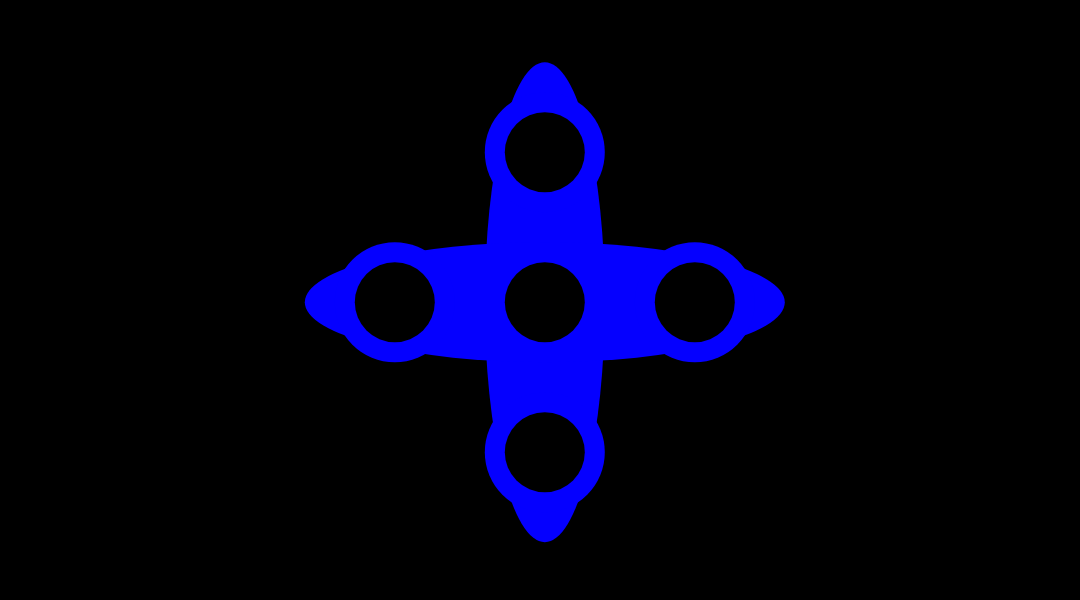
Frame 1 (no input)
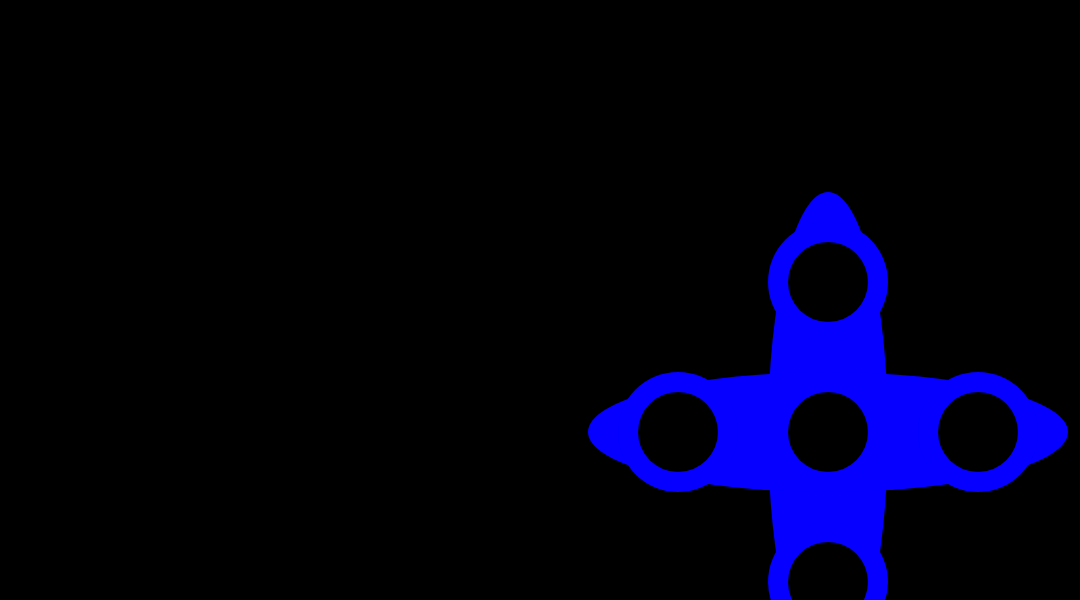
Frame 60 (no input)
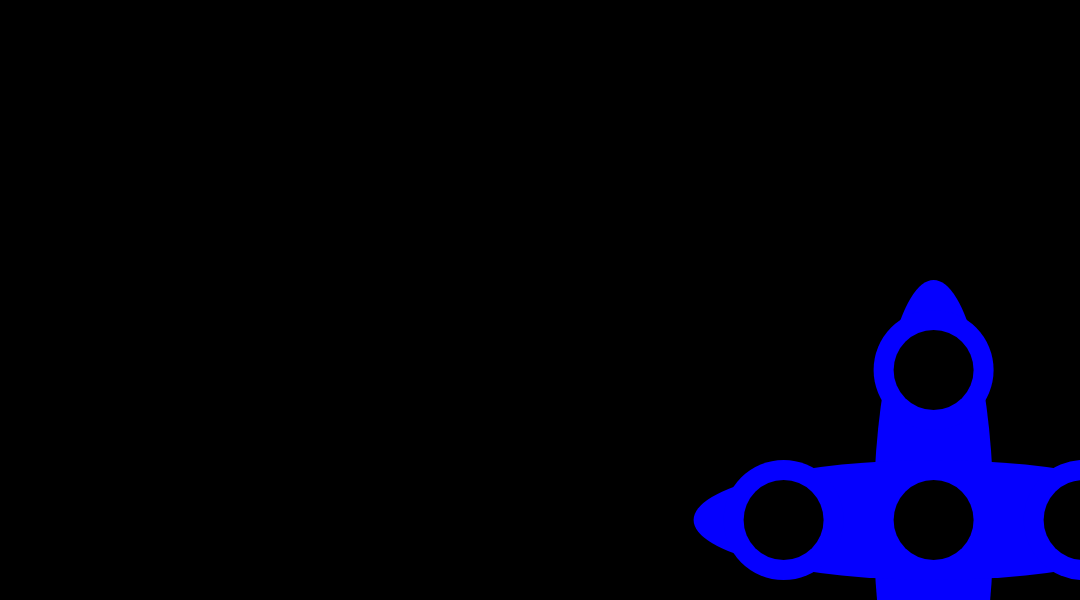
Frame 120 (the mouse pressed at the canvas centre since frame 60)

The p5.js sketch that drew these frames (run headless with seeded random() and noise() and a simulated clock; from frame 60 on, the mouse is pressed at the canvas centre):

// p5.js sketch
// ── sketch.js
var rad = 60; // Width of the shape
var xpos, ypos; // Starting position of shape

var xspeed = 4.8; // Speed of the shape
var yspeed = 2.2; // Speed of the shape

var xdirection = 1; // Left or Right
var ydirection = 1; // Top to Bottom

function setup() {
  // put setup code here
  createCanvas(1080, 600);
  noStroke();
  frameRate(60);
  fill(5,0,255);
  ellipseMode(RADIUS);
  // Set the starting position of the shape
  xpos = width / 2;
  ypos = height / 2;

}

function draw() {
  // put drawing code here
  background(0);

  // Update the position of the shape
  xpos = xpos + xspeed * xdirection;
  ypos = ypos + yspeed * ydirection;

  // Test to see if the shape exceeds the boundaries of the screen
  // If it does, reverse its direction by multiplying by -1
  if (xpos > width - rad || xpos < rad) {
    xdirection *= -1;
  }
  if (ypos > height - rad || ypos < rad) {
    ydirection *= -1;
  }

  // Draw the shape
  fill(5,0,255);
  ellipse(xpos, ypos, rad, rad+180);
  ellipse(xpos, ypos, rad+180, rad);
  ellipse(xpos, ypos+150, rad, rad);
  ellipse(xpos, ypos-150, rad, rad);
  ellipse(xpos+150, ypos, rad, rad);
  ellipse(xpos-150, ypos, rad, rad);
  fill(0);
  ellipse(xpos, ypos, rad-20, rad-20);
  ellipse(xpos, ypos+150, rad-20, rad-20);
  ellipse(xpos, ypos-150, rad-20, rad-20);
  ellipse(xpos+150, ypos, rad-20, rad-20);
  ellipse(xpos-150, ypos, rad-20, rad-20);
}
